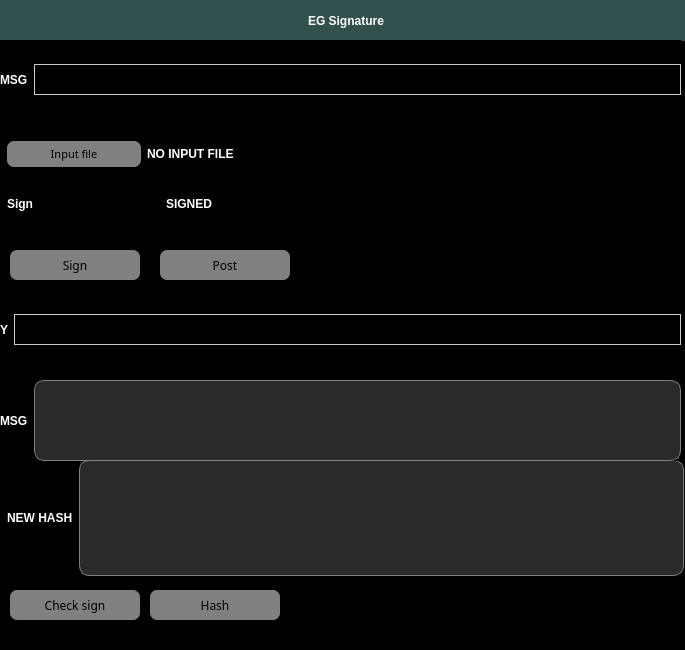
<?xml version="1.0" encoding="UTF-8"?>
<ui version="4.0">
 <class>MainWindow</class>
 <widget class="QMainWindow" name="MainWindow">
  <property name="geometry">
   <rect>
    <x>0</x>
    <y>0</y>
    <width>685</width>
    <height>650</height>
   </rect>
  </property>
  <property name="sizePolicy">
   <sizepolicy hsizetype="Fixed" vsizetype="Fixed">
    <horstretch>0</horstretch>
    <verstretch>0</verstretch>
   </sizepolicy>
  </property>
  <property name="minimumSize">
   <size>
    <width>0</width>
    <height>0</height>
   </size>
  </property>
  <property name="maximumSize">
   <size>
    <width>685</width>
    <height>650</height>
   </size>
  </property>
  <property name="windowTitle">
   <string>El-Gamal Signature</string>
  </property>
  <property name="styleSheet">
   <string notr="true">background-color: rgb(0, 0, 0);</string>
  </property>
  <widget class="QWidget" name="centralwidget">
   <property name="styleSheet">
    <string notr="true">background-color: rgb(0, 0,0);</string>
   </property>
   <widget class="QFrame" name="frame">
    <property name="geometry">
     <rect>
      <x>0</x>
      <y>0</y>
      <width>701</width>
      <height>41</height>
     </rect>
    </property>
    <property name="styleSheet">
     <string notr="true">background-color: rgb(49, 80, 78)</string>
    </property>
    <property name="frameShape">
     <enum>QFrame::StyledPanel</enum>
    </property>
    <property name="frameShadow">
     <enum>QFrame::Raised</enum>
    </property>
    <widget class="QWidget" name="horizontalLayoutWidget">
     <property name="geometry">
      <rect>
       <x>0</x>
       <y>0</y>
       <width>691</width>
       <height>41</height>
      </rect>
     </property>
     <layout class="QHBoxLayout" name="horizontalLayout">
      <item>
       <spacer name="horizontalSpacer">
        <property name="orientation">
         <enum>Qt::Horizontal</enum>
        </property>
        <property name="sizeHint" stdset="0">
         <size>
          <width>40</width>
          <height>20</height>
         </size>
        </property>
       </spacer>
      </item>
      <item>
       <widget class="QLabel" name="label_4">
        <property name="styleSheet">
         <string notr="true">color: white;
font: 18pt &quot;Century Gothic&quot;;
font-weight: 700;</string>
        </property>
        <property name="text">
         <string>EG Signature</string>
        </property>
       </widget>
      </item>
      <item>
       <spacer name="horizontalSpacer_2">
        <property name="orientation">
         <enum>Qt::Horizontal</enum>
        </property>
        <property name="sizeHint" stdset="0">
         <size>
          <width>40</width>
          <height>20</height>
         </size>
        </property>
       </spacer>
      </item>
     </layout>
    </widget>
   </widget>
   <widget class="QPushButton" name="sign_btn">
    <property name="geometry">
     <rect>
      <x>10</x>
      <y>250</y>
      <width>130</width>
      <height>30</height>
     </rect>
    </property>
    <property name="font">
     <font>
      <family>Century Gothic</family>
     </font>
    </property>
    <property name="styleSheet">
     <string notr="true">QPushButton {
	color: black;
	background-color: grey;
	border-radius: 7px;
}

QPushButton:pressed {
	background-color: rgb(102, 102, 102);
}</string>
    </property>
    <property name="text">
     <string>Sign</string>
    </property>
   </widget>
   <widget class="QWidget" name="horizontalLayoutWidget_2">
    <property name="geometry">
     <rect>
      <x>0</x>
      <y>120</y>
      <width>691</width>
      <height>116</height>
     </rect>
    </property>
    <layout class="QHBoxLayout" name="horizontalLayout_2" stretch="1,100,1">
     <item>
      <spacer name="horizontalSpacer_4">
       <property name="orientation">
        <enum>Qt::Horizontal</enum>
       </property>
       <property name="sizeHint" stdset="0">
        <size>
         <width>40</width>
         <height>20</height>
        </size>
       </property>
      </spacer>
     </item>
     <item>
      <layout class="QGridLayout" name="gridLayout" rowstretch="0,0" columnstretch="1,4,0">
       <item row="0" column="0">
        <widget class="QPushButton" name="InputFile_btn">
         <property name="font">
          <font>
           <family>Century Gothic</family>
           <pointsize>8</pointsize>
          </font>
         </property>
         <property name="styleSheet">
          <string notr="true">QPushButton {
	color: black;
	background-color: grey;
	border-radius: 7px;
	padding: 5px;
}

QPushButton:pressed {
	background-color: rgb(102, 102, 102);
}</string>
         </property>
         <property name="text">
          <string>Input file</string>
         </property>
        </widget>
       </item>
       <item row="1" column="0">
        <widget class="QLabel" name="hash_label">
         <property name="styleSheet">
          <string notr="true">color: white;
font: 14pt &quot;Century Gothic&quot;;
font-weight: 700;
text-transform: uppercase;
</string>
         </property>
         <property name="text">
          <string>Sign</string>
         </property>
        </widget>
       </item>
       <item row="1" column="1">
        <widget class="QCheckBox" name="signed_checkBox">
         <property name="styleSheet">
          <string notr="true">color: white;
font: 14pt &quot;Century Gothic&quot;;
font-weight: 700;
text-transform: uppercase;
</string>
         </property>
         <property name="text">
          <string>SIGNED</string>
         </property>
         <property name="checkable">
          <bool>true</bool>
         </property>
        </widget>
       </item>
       <item row="0" column="1">
        <widget class="QLabel" name="input_path">
         <property name="styleSheet">
          <string notr="true">color: white;
font: 14pt &quot;Century Gothic&quot;;
font-weight: 700;
text-transform: uppercase;
</string>
         </property>
         <property name="text">
          <string>NO INPUT FILE</string>
         </property>
        </widget>
       </item>
      </layout>
     </item>
     <item>
      <spacer name="horizontalSpacer_3">
       <property name="orientation">
        <enum>Qt::Horizontal</enum>
       </property>
       <property name="sizeHint" stdset="0">
        <size>
         <width>40</width>
         <height>20</height>
        </size>
       </property>
      </spacer>
     </item>
    </layout>
   </widget>
   <widget class="QWidget" name="horizontalLayoutWidget_3">
    <property name="geometry">
     <rect>
      <x>0</x>
      <y>40</y>
      <width>681</width>
      <height>80</height>
     </rect>
    </property>
    <layout class="QHBoxLayout" name="horizontalLayout_3">
     <item>
      <widget class="QLabel" name="label_msg">
       <property name="styleSheet">
        <string notr="true">color: white;
font: 14pt &quot;Century Gothic&quot;;
font-weight: 700;
text-transform: uppercase;
</string>
       </property>
       <property name="text">
        <string>MSG</string>
       </property>
      </widget>
     </item>
     <item>
      <widget class="QLineEdit" name="lineEdit_msg">
       <property name="font">
        <font>
         <family>Century Gothic</family>
         <pointsize>14</pointsize>
         <weight>50</weight>
         <bold>false</bold>
        </font>
       </property>
       <property name="styleSheet">
        <string notr="true">color: white;
border: 1px solid #ccc;</string>
       </property>
      </widget>
     </item>
    </layout>
   </widget>
   <widget class="QWidget" name="horizontalLayoutWidget_4">
    <property name="geometry">
     <rect>
      <x>0</x>
      <y>460</y>
      <width>691</width>
      <height>116</height>
     </rect>
    </property>
    <layout class="QHBoxLayout" name="horizontalLayout_4" stretch="1,100,1">
     <item>
      <spacer name="horizontalSpacer_5">
       <property name="orientation">
        <enum>Qt::Horizontal</enum>
       </property>
       <property name="sizeHint" stdset="0">
        <size>
         <width>40</width>
         <height>20</height>
        </size>
       </property>
      </spacer>
     </item>
     <item>
      <layout class="QGridLayout" name="gridLayout_2" rowstretch="0" columnstretch="1,10">
       <item row="0" column="0">
        <widget class="QLabel" name="hash_label_2">
         <property name="styleSheet">
          <string notr="true">color: white;
font: 14pt &quot;Century Gothic&quot;;
font-weight: 700;
text-transform: uppercase;
</string>
         </property>
         <property name="text">
          <string>NEW HASH</string>
         </property>
        </widget>
       </item>
       <item row="0" column="1">
        <widget class="QPlainTextEdit" name="new_hash">
         <property name="styleSheet">
          <string notr="true">background-color: rgb(42, 42, 42);
border: 1px solid gray;
border-radius: 10px;
color: white;
</string>
         </property>
        </widget>
       </item>
      </layout>
     </item>
     <item>
      <spacer name="horizontalSpacer_6">
       <property name="orientation">
        <enum>Qt::Horizontal</enum>
       </property>
       <property name="sizeHint" stdset="0">
        <size>
         <width>40</width>
         <height>20</height>
        </size>
       </property>
      </spacer>
     </item>
    </layout>
   </widget>
   <widget class="QWidget" name="horizontalLayoutWidget_5">
    <property name="geometry">
     <rect>
      <x>0</x>
      <y>380</y>
      <width>681</width>
      <height>81</height>
     </rect>
    </property>
    <layout class="QHBoxLayout" name="horizontalLayout_5">
     <item>
      <widget class="QLabel" name="msg_label">
       <property name="styleSheet">
        <string notr="true">color: white;
font: 14pt &quot;Century Gothic&quot;;
font-weight: 700;
text-transform: uppercase;
</string>
       </property>
       <property name="text">
        <string>MSG</string>
       </property>
      </widget>
     </item>
     <item>
      <widget class="QPlainTextEdit" name="msg_textEdit">
       <property name="styleSheet">
        <string notr="true">background-color: rgb(42, 42, 42);
border: 1px solid gray;
border-radius: 10px;
color: white;
</string>
       </property>
      </widget>
     </item>
    </layout>
   </widget>
   <widget class="QPushButton" name="check_sign_btn">
    <property name="geometry">
     <rect>
      <x>10</x>
      <y>590</y>
      <width>130</width>
      <height>30</height>
     </rect>
    </property>
    <property name="font">
     <font>
      <family>Century Gothic</family>
     </font>
    </property>
    <property name="styleSheet">
     <string notr="true">QPushButton {
	color: black;
	background-color: grey;
	border-radius: 7px;
}

QPushButton:pressed {
	background-color: rgb(102, 102, 102);
}</string>
    </property>
    <property name="text">
     <string>Check sign</string>
    </property>
   </widget>
   <widget class="QPushButton" name="post_btn">
    <property name="geometry">
     <rect>
      <x>160</x>
      <y>250</y>
      <width>130</width>
      <height>30</height>
     </rect>
    </property>
    <property name="font">
     <font>
      <family>Century Gothic</family>
     </font>
    </property>
    <property name="styleSheet">
     <string notr="true">QPushButton {
	color: black;
	background-color: grey;
	border-radius: 7px;
}

QPushButton:pressed {
	background-color: rgb(102, 102, 102);
}</string>
    </property>
    <property name="text">
     <string>Post</string>
    </property>
   </widget>
   <widget class="QPushButton" name="calc_hash_btn">
    <property name="geometry">
     <rect>
      <x>150</x>
      <y>590</y>
      <width>130</width>
      <height>30</height>
     </rect>
    </property>
    <property name="font">
     <font>
      <family>Century Gothic</family>
     </font>
    </property>
    <property name="styleSheet">
     <string notr="true">QPushButton {
	color: black;
	background-color: grey;
	border-radius: 7px;
}

QPushButton:pressed {
	background-color: rgb(102, 102, 102);
}</string>
    </property>
    <property name="text">
     <string>Hash</string>
    </property>
   </widget>
   <widget class="QWidget" name="horizontalLayoutWidget_6">
    <property name="geometry">
     <rect>
      <x>0</x>
      <y>290</y>
      <width>681</width>
      <height>80</height>
     </rect>
    </property>
    <layout class="QHBoxLayout" name="horizontalLayout_10">
     <item>
      <widget class="QLabel" name="y_label">
       <property name="styleSheet">
        <string notr="true">color: white;
font: 14pt &quot;Century Gothic&quot;;
font-weight: 700;
text-transform: uppercase;
</string>
       </property>
       <property name="text">
        <string>Y</string>
       </property>
      </widget>
     </item>
     <item>
      <widget class="QLineEdit" name="y_lineEdit">
       <property name="font">
        <font>
         <family>Century Gothic</family>
         <pointsize>14</pointsize>
         <weight>50</weight>
         <bold>false</bold>
        </font>
       </property>
       <property name="styleSheet">
        <string notr="true">color: white;
border: 1px solid #ccc;</string>
       </property>
      </widget>
     </item>
    </layout>
   </widget>
  </widget>
 </widget>
 <resources/>
 <connections/>
</ui>
